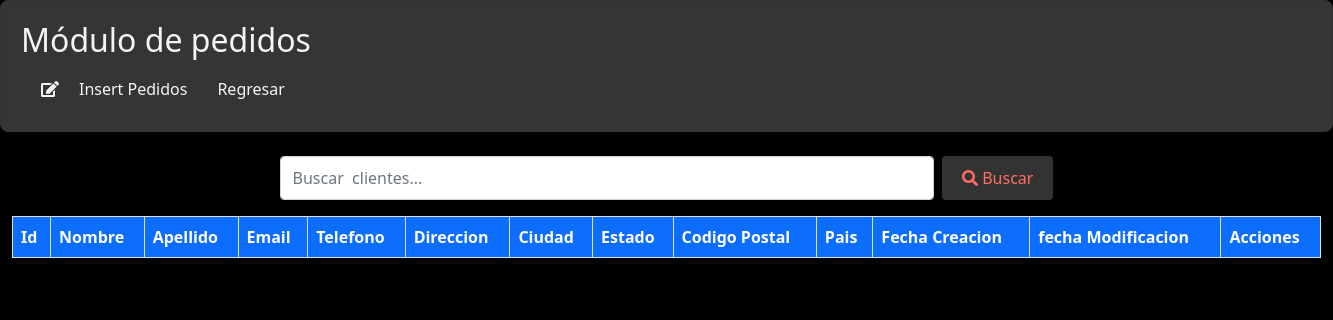
/Views/Customers/create.php (signed in), run on an earlier commit of the app's database.
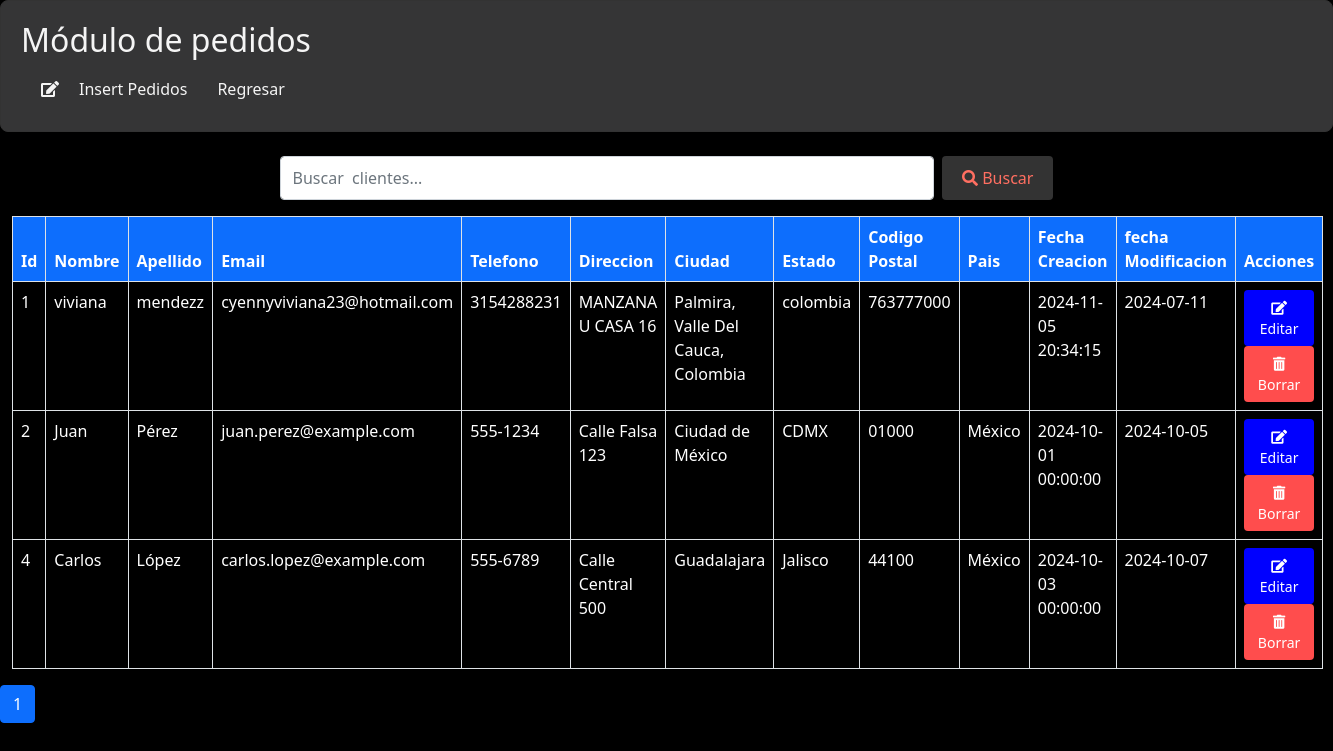
And on a later commit of the database.
### tables this page shows
CREATE TABLE `clientes` (
  `id_cliente` int(11) NOT NULL,
  `nombre` varchar(255) DEFAULT NULL,
  `apellido` varchar(255) DEFAULT NULL,
  `email` varchar(255) DEFAULT NULL,
  `documento_identidad` varchar(255) DEFAULT NULL,
  `telefono` varchar(20) DEFAULT NULL,
  `direccion` varchar(255) DEFAULT NULL,
  `ciudad` varchar(100) DEFAULT NULL,
  `estado` varchar(100) DEFAULT NULL,
  `codigo_postal` varchar(20) DEFAULT NULL,
  `pais` varchar(100) DEFAULT NULL,
  `fecha_creacion` datetime DEFAULT NULL,
  `fecha_modificacion` date DEFAULT NULL
);

### Views/Customers/create.php (the view, shortened to what this page needs)
<?php
$mysqli = mysqli_connect(db_host, db_username, db_password, db_dbname);
mysqli_set_charset($mysqli, 'utf8');
$registros_por_pagina = 10;
$página_actual = isset($_GET['page']) ? (int)$_GET['page'] : 1;
$inicio = ($página_actual - 1) * $registros_por_pagina;
$consulta = "SELECT * FROM  clientes LIMIT $inicio, $registros_por_pagina";
$total_registros_query = "SELECT COUNT(*) AS total FROM  clientes";
$total_resultados = $mysqli->query($total_registros_query);
$total_registros = $total_resultados->fetch_assoc()['total'];
$total_paginas = ceil($total_registros / $registros_por_pagina);
$searchQuery = isset($_GET['search-query']) ? $_GET['search-query'] : '';
if (!empty($searchQuery)) {
    $consulta = "SELECT * FROM  clientes WHERE
                 nombre LIKE '%$searchQuery%' OR
                 estado LIKE '%$searchQuery%' OR
                 direccion LIKE '%$searchQuery%'
                 ORDER BY id_cliente";
} else {
    $consulta = "SELECT * FROM  clientes ORDER BY id_cliente";
}
$resultados = $mysqli->query($consulta);
?>
<!DOCTYPE html>
<html lang="es">
<head>
    <link href="https://cdn.jsdelivr.net/npm/bootstrap@5.0.2/dist/css/bootstrap.min.css" rel="stylesheet">
    <link href="https://cdnjs.cloudflare.com/ajax/libs/font-awesome/5.15.3/css/all.min.css" rel="stylesheet">
</head>
<body>
    <div class="panel">
        <div class="column">
            <h2>Módulo de pedidos</h2>
            <ul class="nav">
                <li><i class="fas fa-edit icon"></i><a href='insert.php?da=2'>Insert Pedidos</a></li>
                <li class="nav-item">
                <a class="nav-link" href="/OptimizationPRO/app/main.php">
                                 Regresar
                            </a>
                        </li>
            </ul>
        </div>
    </div>
    <br>
<div class="container-fluid">
    <form method="GET" class="d-flex justify-content-center mb-3">
        <input type="text" name="search-query" class="form-control w-50 me-2"
               placeholder="Buscar  clientes..." value="<?php echo htmlspecialchars($searchQuery); ?>">
        <button type="submit" class="btn btn-primary">
            <i class="fas fa-search"></i> Buscar
        </button>
    </form>
    <table class="table table-bordered table-hover">
    <thead class="bg-primary text-white">
            <tr>
                <th scope="col">Id</th>
                <th scope="col">Nombre</th>
                <th scope="col">Apellido</th>
                <th scope="col">Email</th>
                <th scope="col">Telefono</th>
                <th scope="col">Direccion</th>
                <th scope="col">Ciudad</th>
                <th scope="col">Estado</th>
                <th scope="col">Codigo Postal</th>
                <th scope="col"> Pais</th>
                <th scope="col"> Fecha Creacion</th>
                <th scope="col"> fecha Modificacion</th>
                <th scope="col">Acciones</th>
    </thead>
    <tbody>
    <?php while ($cliente = $resultados->fetch_assoc()): ?>
    <tr>
    <td><?php echo htmlspecialchars($cliente['id_cliente']); ?></td>
        <td><?php echo htmlspecialchars($cliente['nombre']); ?></td>
        <td><?php echo htmlspecialchars($cliente['apellido']); ?></td>
        <td><?php echo htmlspecialchars($cliente['email']); ?></td>
        <td><?php echo htmlspecialchars($cliente['telefono']); ?></td>
        <td><?php echo htmlspecialchars($cliente['direccion']); ?></td>
        <td><?php echo htmlspecialchars($cliente['ciudad']); ?></td>
        <td><?php echo htmlspecialchars($cliente['estado']); ?></td>
        <td><?php echo htmlspecialchars($cliente['codigo_postal']); ?></td>
        <td><?php echo htmlspecialchars($cliente['pais']); ?></td>
        <td><?php echo htmlspecialchars($cliente['fecha_creacion']); ?></td>
        <td><?php echo htmlspecialchars($cliente['fecha_modificacion']); ?></td>
        <td>
                <a href="edit.php?da=Customers-3&lla=<?php echo $cliente['id_cliente']; ?>"  class="btn btn-custom-green btn-editar">
                <i class="fas fa-edit icon"></i> Editar
    <a href="#" class="btn btn-danger btn-borrar" onclick="borrarCliente(<?php echo $cliente['id_cliente']; ?>)">
    <i class="fas fa-trash-alt"></i> Borrar
</a>
</td>
                    </tr>
                <?php endwhile; ?>
            </tbody>
        </table>
    </div>
 <nav>
        <ul class="pagination">
            <?php for ($i = 1; $i <= $total_paginas; $i++): ?>
                <li class="page-item <?= ($i == $página_actual) ? 'active' : '' ?>">
                    <a class="page-link" href="?page=<?= $i ?>"><?= $i ?></a>
                </li>
            <?php endfor; ?>
        </ul>
    </nav>
</body>
</html>

What changed in the data, as far as the page shows it:
added clientes: id_cliente "1", nombre "viviana", apellido "mendezz", email "cyennyviviana23@hotmail.com", telefono "3154288231", direccion "MANZANA U CASA 16", ciudad "Palmira, Valle Del Cauca, Colombia", estado "colombia", codigo_postal "763777000", fecha_creacion "2024-11-05 20:34:15", fecha_modificacion "2024-07-11"
added clientes: id_cliente "2", nombre "Juan", apellido "Pérez", email "juan.perez@example.com", telefono "555-1234", direccion "Calle Falsa 123", ciudad "Ciudad de México", estado "CDMX", codigo_postal "01000", pais "México", fecha_creacion "2024-10-01 00:00:00", fecha_modificacion "2024-10-05"
added clientes: id_cliente "4", nombre "Carlos", apellido "López", email "carlos.lopez@example.com", telefono "555-6789", direccion "Calle Central 500", ciudad "Guadalajara", estado "Jalisco", codigo_postal "44100", pais "México", fecha_creacion "2024-10-03 00:00:00", fecha_modificacion "2024-10-07"
Also different on the page:
new list line: "1"
